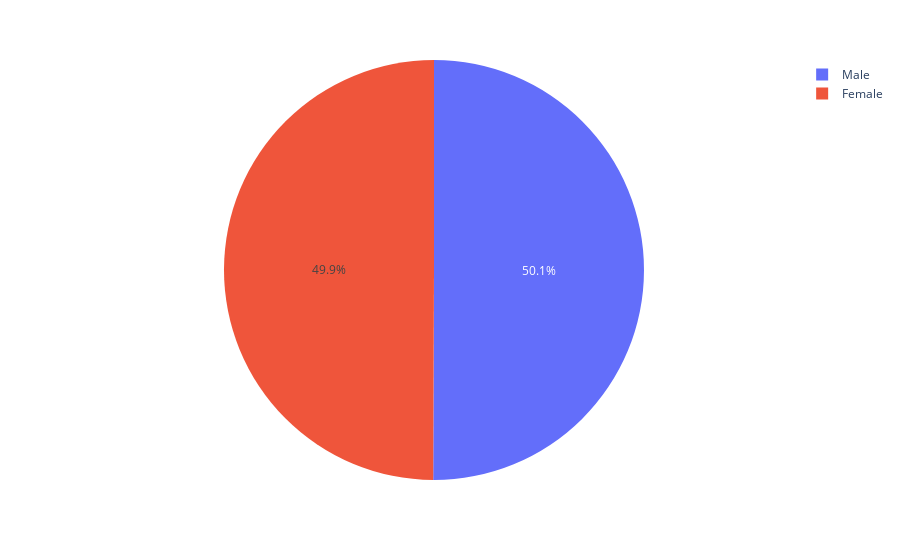

This figure's notebook cell:
### Markdown cell above
Thanks to the former table, we can see that during the first wave, we could have 124/2 = 62 second dates (A match for both partners)
1380 rows in total during the whole experience : 1380/2 (2 partners) = 690 potential second dates !

### Code cell
#It's almost 50/50 between Female and Male
df['gender'].replace(0, 'Female',inplace=True)
df['gender'].replace(1, 'Male',inplace=True)

fig = px.pie(df, names='gender')
fig.show()

### Figure 1 — Plotly figure (JSON) as saved in the notebook; plotly's stock layout.template omitted (floating-point values rounded to 4 significant figures; data arrays with more than 128 entries replaced by an {"elided": "..."} marker saying what was removed)
{"data": [{"domain": {"x": [0, 1], "y": [0, 1]}, "hovertemplate": "gender=%{label}<extra></extra>", "labels": {"elided": "8378 str values"}, "legendgroup": "", "name": "", "showlegend": true, "type": "pie"}], "layout": {"legend": {"tracegroupgap": 0}, "margin": {"t": 60}}}
